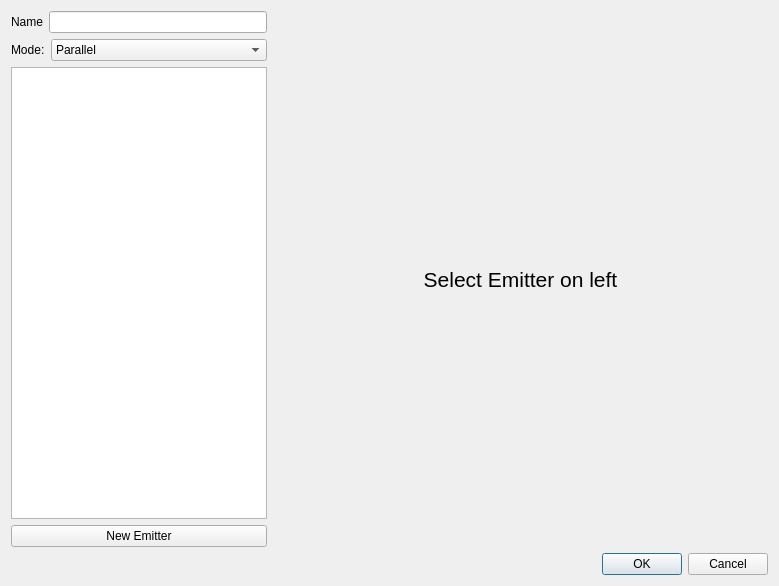
<?xml version="1.0" encoding="UTF-8"?>
<ui version="4.0">
 <class>projectileDialog</class>
 <widget class="QDialog" name="projectileDialog">
  <property name="geometry">
   <rect>
    <x>0</x>
    <y>0</y>
    <width>779</width>
    <height>586</height>
   </rect>
  </property>
  <property name="windowTitle">
   <string>Weapon Set Emitters</string>
  </property>
  <layout class="QGridLayout" name="gridLayout">
   <item row="0" column="0">
    <layout class="QHBoxLayout" name="horizontalLayout_3">
     <item>
      <layout class="QVBoxLayout" name="verticalLayout">
       <item>
        <layout class="QHBoxLayout" name="horizontalLayout">
         <item>
          <widget class="QLabel" name="label_2">
           <property name="sizePolicy">
            <sizepolicy hsizetype="Fixed" vsizetype="Preferred">
             <horstretch>0</horstretch>
             <verstretch>0</verstretch>
            </sizepolicy>
           </property>
           <property name="text">
            <string>Name</string>
           </property>
          </widget>
         </item>
         <item>
          <widget class="QLineEdit" name="tbName">
           <property name="sizePolicy">
            <sizepolicy hsizetype="Minimum" vsizetype="Fixed">
             <horstretch>0</horstretch>
             <verstretch>0</verstretch>
            </sizepolicy>
           </property>
          </widget>
         </item>
        </layout>
       </item>
       <item>
        <layout class="QHBoxLayout" name="horizontalLayout_2">
         <item>
          <widget class="QLabel" name="label_3">
           <property name="sizePolicy">
            <sizepolicy hsizetype="Fixed" vsizetype="Preferred">
             <horstretch>0</horstretch>
             <verstretch>0</verstretch>
            </sizepolicy>
           </property>
           <property name="text">
            <string>Mode:</string>
           </property>
          </widget>
         </item>
         <item>
          <widget class="QComboBox" name="cbEmitterMode">
           <property name="sizePolicy">
            <sizepolicy hsizetype="Minimum" vsizetype="Fixed">
             <horstretch>0</horstretch>
             <verstretch>0</verstretch>
            </sizepolicy>
           </property>
           <item>
            <property name="text">
             <string>Parallel</string>
            </property>
           </item>
           <item>
            <property name="text">
             <string>Serial</string>
            </property>
           </item>
           <item>
            <property name="text">
             <string>Random</string>
            </property>
           </item>
          </widget>
         </item>
        </layout>
       </item>
       <item>
        <widget class="QListView" name="lvEmitters">
         <property name="sizePolicy">
          <sizepolicy hsizetype="Minimum" vsizetype="Expanding">
           <horstretch>0</horstretch>
           <verstretch>0</verstretch>
          </sizepolicy>
         </property>
        </widget>
       </item>
       <item>
        <widget class="QPushButton" name="btnNewEmitter">
         <property name="text">
          <string>New Emitter</string>
         </property>
        </widget>
       </item>
      </layout>
     </item>
     <item>
      <widget class="QStackedWidget" name="stackedControls">
       <property name="sizePolicy">
        <sizepolicy hsizetype="MinimumExpanding" vsizetype="Preferred">
         <horstretch>0</horstretch>
         <verstretch>0</verstretch>
        </sizepolicy>
       </property>
       <property name="currentIndex">
        <number>0</number>
       </property>
       <widget class="QWidget" name="page">
        <layout class="QGridLayout" name="gridLayout_2">
         <item row="0" column="0">
          <widget class="QLabel" name="label">
           <property name="font">
            <font>
             <pointsize>16</pointsize>
            </font>
           </property>
           <property name="text">
            <string>Select Emitter on left</string>
           </property>
           <property name="alignment">
            <set>Qt::AlignmentFlag::AlignCenter</set>
           </property>
          </widget>
         </item>
        </layout>
       </widget>
       <widget class="QWidget" name="page_2">
        <layout class="QGridLayout" name="gridLayout_3">
         <item row="0" column="0">
          <widget class="EmitterSettings" name="widget" native="true"/>
         </item>
        </layout>
       </widget>
      </widget>
     </item>
    </layout>
   </item>
   <item row="1" column="0">
    <widget class="QDialogButtonBox" name="buttonBox">
     <property name="orientation">
      <enum>Qt::Orientation::Horizontal</enum>
     </property>
     <property name="standardButtons">
      <set>QDialogButtonBox::StandardButton::Cancel|QDialogButtonBox::StandardButton::Ok</set>
     </property>
    </widget>
   </item>
  </layout>
 </widget>
 <customwidgets>
  <customwidget>
   <class>EmitterSettings</class>
   <extends>QWidget</extends>
   <header>widgets/emittersettings.h</header>
   <container>1</container>
  </customwidget>
 </customwidgets>
 <resources/>
 <connections>
  <connection>
   <sender>buttonBox</sender>
   <signal>accepted()</signal>
   <receiver>projectileDialog</receiver>
   <slot>accept()</slot>
   <hints>
    <hint type="sourcelabel">
     <x>248</x>
     <y>254</y>
    </hint>
    <hint type="destinationlabel">
     <x>157</x>
     <y>274</y>
    </hint>
   </hints>
  </connection>
  <connection>
   <sender>buttonBox</sender>
   <signal>rejected()</signal>
   <receiver>projectileDialog</receiver>
   <slot>reject()</slot>
   <hints>
    <hint type="sourcelabel">
     <x>316</x>
     <y>260</y>
    </hint>
    <hint type="destinationlabel">
     <x>286</x>
     <y>274</y>
    </hint>
   </hints>
  </connection>
 </connections>
</ui>
